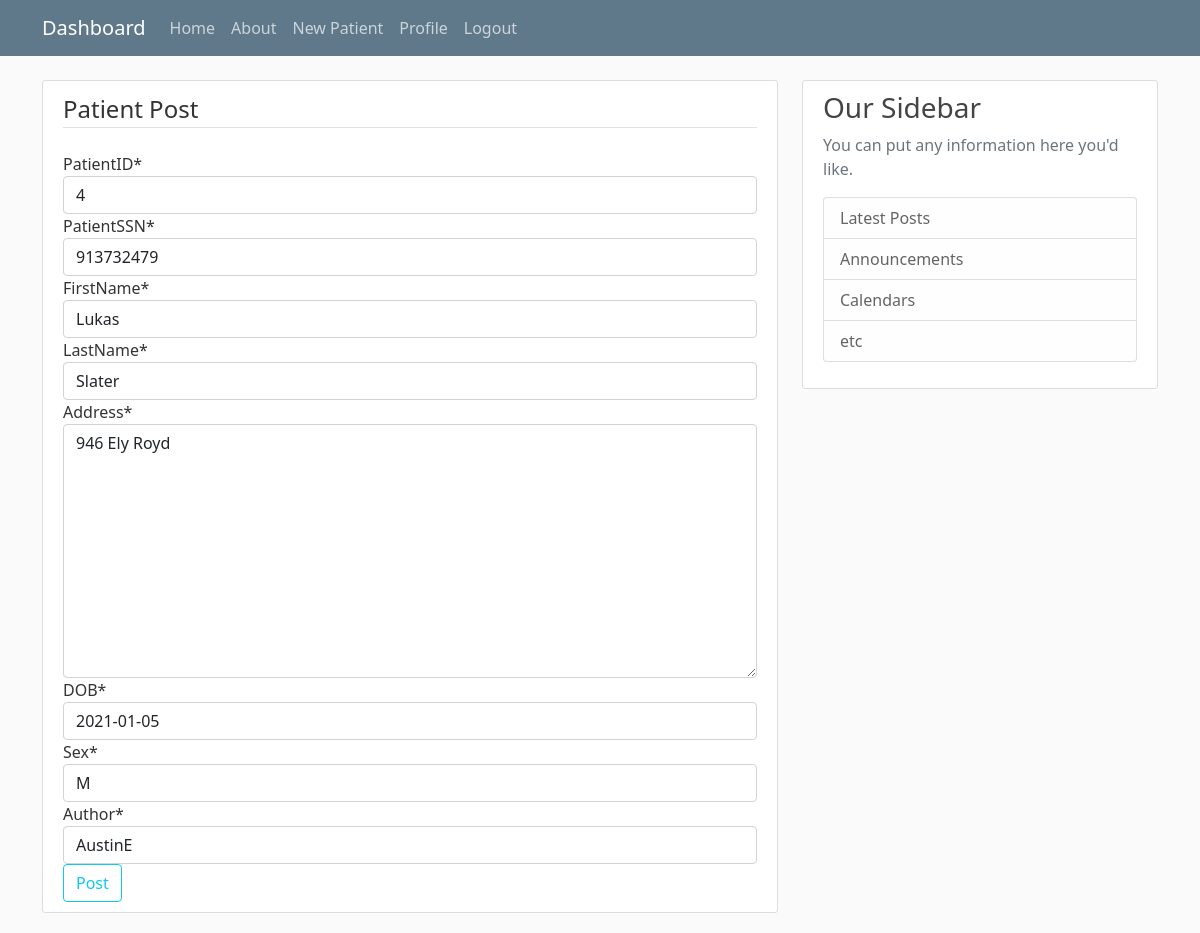
The app's page /patient/4/update/ (signed in) with its own data.
### core/models.py (models this page shows, shortened)
class Patient(models.Model):
    PatientID = models.IntegerField()
    PatientSSN = models.CharField(max_length=30)
    FirstName = models.CharField(max_length=30)
    LastName = models.CharField(max_length=30)
    Address = models.TextField(max_length=200)
    Sex = models.CharField(max_length=1)
    DOB = models.DateField(default=timezone.now)
    Author = models.ForeignKey(User, on_delete=models.CASCADE)

### core/views.py (the view, shortened to what this page needs)
class PatientUpdateView(LoginRequiredMixin, UserPassesTestMixin, UpdateView):
    model = Patient
    fields = ['PatientID', 'PatientSSN', 'FirstName',
              'LastName', 'Address', 'DOB', 'Sex', 'Author']
    def test_func(self):
        patient = self.get_object()
        if self.request.user == patient.Author:
            return True
        return False

### core/templates/core/patient_form.html (shortened to what this page needs)
{% extends "core/base.html" %}
{% load crispy_forms_tags %}
{% block content %}
<div class="content-section">
    <form method="POST">
        <fieldset class = "form-group">
            <legend class="border-bottom mb-4">Patient Post</legend>
            {{ form|crispy }}
        </fieldset>
        <div class = "form-group">
            <button class="btn btn-outline-info" type="submit">Post</button>
        </div>
        </form>
    </div>
{% endblock content %}

### core/static/core/main.css (style rules this page uses)
body { background: #fafafa; color: #333333; margin-top: 5rem; }
.content-section { background: #ffffff; padding: 10px 20px; border: 1px solid #dddddd; border-radius: 3px; margin-bottom: 20px; }

### records on screen
Patient: PatientID "4", PatientSSN "913732479", FirstName "Lukas", LastName "Slater", Address "946 Ely Royd", DOB "2021-01-05", Sex "M", Author "AustinE"
